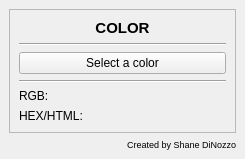
<?xml version="1.0" encoding="UTF-8"?>
<ui version="4.0">
 <class>MainWindow</class>
 <widget class="QMainWindow" name="MainWindow">
  <property name="geometry">
   <rect>
    <x>0</x>
    <y>0</y>
    <width>245</width>
    <height>158</height>
   </rect>
  </property>
  <property name="windowTitle">
   <string>SD Color</string>
  </property>
  <property name="windowIcon">
   <iconset resource="res.qrc">
    <normaloff>:/Icon/pencils.ico</normaloff>:/Icon/pencils.ico</iconset>
  </property>
  <widget class="QWidget" name="centralwidget">
   <layout class="QVBoxLayout" name="verticalLayout">
    <item>
     <widget class="QFrame" name="frame">
      <property name="frameShape">
       <enum>QFrame::StyledPanel</enum>
      </property>
      <property name="frameShadow">
       <enum>QFrame::Raised</enum>
      </property>
      <layout class="QVBoxLayout" name="verticalLayout_2">
       <item>
        <widget class="QLabel" name="color_banner_label">
         <property name="font">
          <font>
           <pointsize>11</pointsize>
           <weight>75</weight>
           <bold>true</bold>
          </font>
         </property>
         <property name="text">
          <string>COLOR</string>
         </property>
         <property name="alignment">
          <set>Qt::AlignCenter</set>
         </property>
        </widget>
       </item>
       <item>
        <widget class="Line" name="line">
         <property name="orientation">
          <enum>Qt::Horizontal</enum>
         </property>
        </widget>
       </item>
       <item>
        <widget class="QPushButton" name="select_color_button">
         <property name="text">
          <string>Select a color</string>
         </property>
        </widget>
       </item>
       <item>
        <widget class="Line" name="line_3">
         <property name="orientation">
          <enum>Qt::Horizontal</enum>
         </property>
        </widget>
       </item>
       <item>
        <widget class="QLabel" name="rgb_label">
         <property name="text">
          <string>RGB:</string>
         </property>
        </widget>
       </item>
       <item>
        <widget class="QLabel" name="hex_label">
         <property name="text">
          <string>HEX/HTML:</string>
         </property>
        </widget>
       </item>
      </layout>
     </widget>
    </item>
    <item>
     <widget class="QLabel" name="label">
      <property name="font">
       <font>
        <pointsize>7</pointsize>
       </font>
      </property>
      <property name="text">
       <string>Created by Shane DiNozzo</string>
      </property>
      <property name="alignment">
       <set>Qt::AlignRight|Qt::AlignTrailing|Qt::AlignVCenter</set>
      </property>
     </widget>
    </item>
   </layout>
  </widget>
 </widget>
 <resources>
  <include location="res.qrc"/>
 </resources>
 <connections/>
</ui>
